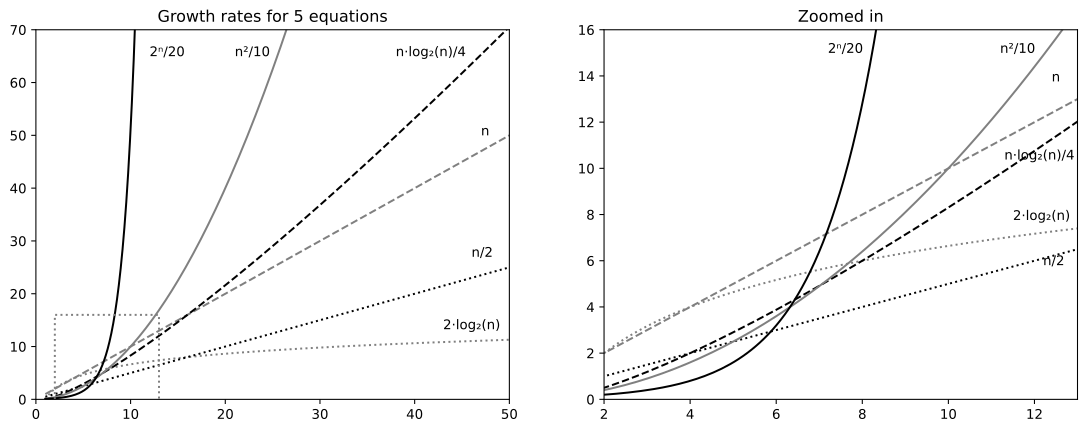

Reproduce this figure in Python.
# type: ignore

import sys
from pathlib import Path
import numpy as np
import matplotlib.pyplot as plt

fig, (plt1, plt2) = plt.subplots(1, 2, figsize=(14,5))
xs = np.linspace(1, 50, 500)
ys_2logn = 2*np.log2(xs)
ys_n_2 = xs/2
ys_1n = xs
ys_nlogn_4 = xs*np.log2(xs)/4
ys_n2_10 = (xs**2)/10
ys_expn_20 = 2**xs/20

# plt1.set_xlim(0, 50); plt1.set_ylim(0, 70)
# plt1.plot(xs, ys_2logn,   ':');   plt1.text(43, ys_2logn[-1]+2, '2·log₂(n)')
# plt1.plot(xs, ys_n_2,     ':');  plt1.text(46, ys_n_2[-1]+2, 'n/2')
# plt1.plot(xs, ys_1n,     '--');   plt1.text(47, ys_1n[-1], 'n')
# plt1.plot(xs, ys_nlogn_4,'--');  plt1.text(38, 65, 'n·log₂(n)/4')
# plt1.plot(xs, ys_n2_10,   '-');   plt1.text(21, 65, 'n²/10')
# plt1.plot(xs, ys_expn_20, '-');  plt1.text(12, 65, '2ⁿ/20')
# plt1.plot([2,2,13,13], [0,16,16,0], ':')
# plt1.set_title('Growth rates for 5 equations')

plt1.set_xlim(0, 50); plt1.set_ylim(0, 70)
plt1.plot(xs, ys_2logn,   ':', color='gray');   plt1.text(43, ys_2logn[-1]+2, '2·log₂(n)')
plt1.plot(xs, ys_n_2,     ':', color='black');  plt1.text(46, ys_n_2[-1]+2, 'n/2')
plt1.plot(xs, ys_1n,     '--', color='grey');   plt1.text(47, ys_1n[-1], 'n')
plt1.plot(xs, ys_nlogn_4,'--', color='black');  plt1.text(38, 65, 'n·log₂(n)/4')
plt1.plot(xs, ys_n2_10,   '-', color='gray');   plt1.text(21, 65, 'n²/10')
plt1.plot(xs, ys_expn_20, '-', color='black');  plt1.text(12, 65, '2ⁿ/20')
plt1.plot([2,2,13,13], [0,16,16,0], ':', color='gray')
plt1.set_title('Growth rates for 5 equations')

plt2.set_xlim(2, 13); plt2.set_ylim(0, 16);
plt2.plot(xs, ys_2logn,   ':', color='gray');   plt2.text(11.5, ys_2logn[130]+0.2, '2·log₂(n)')
plt2.plot(xs, ys_n_2,     ':', color='black');  plt2.text(12.2, ys_n_2[100]+0.4, 'n/2')
plt2.plot(xs, ys_1n,     '--', color='gray');   plt2.text(12.4, ys_1n[130], 'n')
plt2.plot(xs, ys_nlogn_4,'--', color='black');  plt2.text(11.3, ys_nlogn_4[109], 'n·log₂(n)/4')
plt2.plot(xs, ys_n2_10,   '-', color='gray');   plt2.text(11.2, 15, 'n²/10')
plt2.plot(xs, ys_expn_20, '-', color='black');  plt2.text(7.2, 15, '2ⁿ/20')
plt2.set_title('Zoomed in')

fname = Path(sys.argv[0]).with_suffix('.svg')
print(fname)
plt.savefig(fname, format='svg', bbox_inches='tight', transparent=True)
